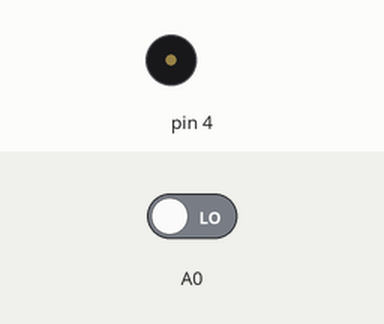
This sketch was run on a simulated Arduino Uno, built with avr-gcc and run on an emulated ATmega328P. Parts: buzzer (waves = sounding). Inputs (shaded band) come from the test bench; at power-on: A0 LOW. What the sketch prints to the serial monitor is not drawn.

Above: at 0.06 s.
Timing chart, 0 to 3.0 s (numbered marks = the images above):
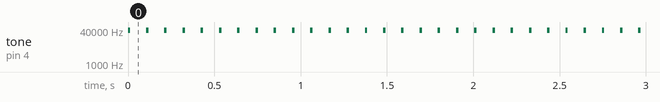

The sketch:

IR_interefernce_test.ino
```cpp
float tmpSum;

void setup() {
  // put your setup code here, to run once:
  Serial.begin(9600);
  pinMode(4,OUTPUT);
  pinMode(A0,INPUT);
}

void loop() {
  // put your main code here, to run repeatedly:
  tmpSum = 0;
  for (int k=1; k<=5; k++) {
    tone(4, 38000, 10);              // IRLED 38 kHz for at least 1 ms
    delay(1);                        // Wait 1 ms
    float ir = digitalRead(A0);
    tmpSum += ir;
  };
  Serial.println(tmpSum/5.0);
  delay(100);
}
```

Measured:
- by itself, tone on pin 4: alternates 38000 Hz for 0.01 s and silent for 0.09 s
